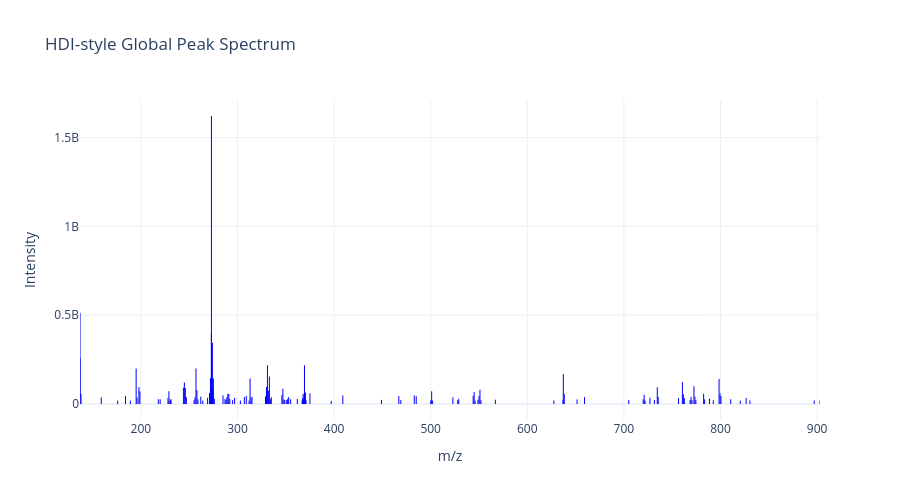

The code cell stored with this chart in its notebook:
### Code cell
# === Parameters ===
input_file = "/Users/amin/Desktop/PhD_Thesis/Code/IMZML Tools/a.h5ad"
output_file = "/Users/amin/Desktop/PhD_Thesis/Code/IMZML Tools/a_hdi_style_1000_0.04_100.h5ad"
method = "top_n"  # Options: "top_n" or "prominence"

# Common Parameters
smoothing_sigma = 1.5
da_tolerance = 0.04

# Method-specific
top_n = 1000
prominence = 0.001

intensity_threshold = 0
min_da=0.00

# === Load and Process ===
adata = sc.read_h5ad(input_file)
print(f"Loaded AnnData from: {input_file}")

"""X = adata.X
X = X.toarray() if hasattr(X, "toarray") else X
row_sums = X.sum(axis=1, keepdims=True)
row_sums[row_sums == 0] = 1  # avoid division by zero
X_norm = X / row_sums

mz_axis, global_spec = create_global_spectrum(X_norm, adata.var_names.astype(float).values)"""


mz_axis, global_spec = create_global_spectrum_avg(adata.X, adata.var_names.astype(float).values)



"""
mz_axis, global_spec = create_global_spectrum(adata.X, adata.var_names.astype(float).values)"""
"""
import plotly.graph_objects as go

fig = go.Figure()

for mz, intensity in zip(mz_axis, global_spec):
    fig.add_trace(go.Scatter(
        x=[mz, mz],
        y=[0, intensity],
        mode='lines',
        line=dict(color='blue', width=1),
        showlegend=False
    ))

fig.update_layout(
    title='HDI-style Global Peak Spectrum',
    xaxis_title='m/z',
    yaxis_title='Intensity',
    template='plotly_white',
    height=500
)

fig.show()
"""
# === Peak Detection Switch ===
"""if method == "top_n":
    global_peaks, intensities = detect_top_n_global_peaks(
    mz_axis, global_spec, top_n=top_n, smoothing_sigma=smoothing_sigma, min_da=min_da
    )

elif method == "prominence":
    global_peaks = detect_prominence_peaks(
        mz_axis, global_spec, min_prominence=prominence, smoothing_sigma=smoothing_sigma
    )
    intensities = np.interp(global_peaks, mz_axis, gaussian_filter1d(global_spec, sigma=smoothing_sigma))
else:
    raise ValueError("Unknown method. Use 'top_n' or 'prominence'.")
"""
#peak_mz, peak_intensities = detect_prominence_peaks(mz_axis, global_spec, min_prominence=prominence, smoothing_sigma=smoothing_sigma)
peak_mz, peak_intensities = detect_hdi_style_peaks(mz_axis, global_spec, 
                                                    window_length=9, polyorder=2, 
                                                    min_prominence=0.01, top_n=None,
                                                    mz_tolerance=0.04, 
                                                    save_path="first_top_peaks_0100_040_sum.txt")



print(f'Number of peaks: {len(peak_mz)}')
top_n = 1000
sorted_indices = np.argsort(peak_intensities)[::-1][:top_n]
global_peaks = peak_mz[sorted_indices]
intensities = peak_intensities[sorted_indices]

import plotly.graph_objects as go

fig = go.Figure()

for mz, intensity in zip(global_peaks, intensities):
    fig.add_trace(go.Scatter(
        x=[mz, mz],
        y=[0, intensity],
        mode='lines',
        line=dict(color='blue', width=1),
        showlegend=False
    ))

fig.update_layout(
    title='HDI-style Global Peak Spectrum',
    xaxis_title='m/z',
    yaxis_title='Intensity',
    template='plotly_white',
    height=500
)

fig.show()
# === Filter by intensity threshold ===
mask = intensities >= intensity_threshold
global_peaks = global_peaks[mask]
intensities = intensities[mask]

print(f"Remaining peaks after intensity filtering (>{intensity_threshold}): {len(global_peaks)}")

# === Extract and Save ===
adata_hdi = extract_intensity_within_tolerance(adata, global_peaks, da_tolerance=da_tolerance)
adata_hdi.write(output_file)

print(f"Saved HDI-style AnnData to: {output_file}")
print(f"Number of top peaks detected: {len(global_peaks)}")
print("Some example peaks:", global_peaks[:10])

### Figure 1 — Plotly figure (JSON) as saved in the notebook; plotly's stock layout.template omitted (floating-point values rounded to 4 significant figures)
{"data": [{"line": {"color": "blue", "width": 1}, "mode": "lines", "showlegend": false, "type": "scatter", "x": [273.0, 273.0], "y": [0, 1621000000.0]}, {"line": {"color": "blue", "width": 1}, "mode": "lines", "showlegend": false, "type": "scatter", "x": [137.0, 137.0], "y": [0, 513200000.0]}, {"line": {"color": "blue", "width": 1}, "mode": "lines", "showlegend": false, "type": "scatter", "x": [273.0, 273.0], "y": [0, 394400000.0]}, {"line": {"color": "blue", "width": 1}, "mode": "lines", "showlegend": false, "type": "scatter", "x": [274.0, 274.0], "y": [0, 345200000.0]}, {"line": {"color": "blue", "width": 1}, "mode": "lines", "showlegend": false, "type": "scatter", "x": [137.0, 137.0], "y": [0, 258800000.0]}, {"line": {"color": "blue", "width": 1}, "mode": "lines", "showlegend": false, "type": "scatter", "x": [331.0, 331.0], "y": [0, 218400000.0]}, {"line": {"color": "blue", "width": 1}, "mode": "lines", "showlegend": false, "type": "scatter", "x": [369.4, 369.4], "y": [0, 218300000.0]}, {"line": {"color": "blue", "width": 1}, "mode": "lines", "showlegend": false, "type": "scatter", "x": [273.2, 273.2], "y": [0, 209200000.0]}, {"line": {"color": "blue", "width": 1}, "mode": "lines", "showlegend": false, "type": "scatter", "x": [257.0, 257.0], "y": [0, 200300000.0]}, {"line": {"color": "blue", "width": 1}, "mode": "lines", "showlegend": false, "type": "scatter", "x": [195.1, 195.1], "y": [0, 199400000.0]}, {"line": {"color": "blue", "width": 1}, "mode": "lines", "showlegend": false, "type": "scatter", "x": [637.3, 637.3], "y": [0, 168200000.0]}, {"line": {"color": "blue", "width": 1}, "mode": "lines", "showlegend": false, "type": "scatter", "x": [333.0, 333.0], "y": [0, 154900000.0]}, {"line": {"color": "blue", "width": 1}, "mode": "lines", "showlegend": false, "type": "scatter", "x": [272.0, 272.0], "y": [0, 145700000.0]}, {"line": {"color": "blue", "width": 1}, "mode": "lines", "showlegend": false, "type": "scatter", "x": [313.0, 313.0], "y": [0, 143900000.0]}, {"line": {"color": "blue", "width": 1}, "mode": "lines", "showlegend": false, "type": "scatter", "x": [275.1, 275.1], "y": [0, 143300000.0]}, {"line": {"color": "blue", "width": 1}, "mode": "lines", "showlegend": false, "type": "scatter", "x": [798.5, 798.5], "y": [0, 141400000.0]}, {"line": {"color": "blue", "width": 1}, "mode": "lines", "showlegend": false, "type": "scatter", "x": [760.6, 760.6], "y": [0, 123100000.0]}, {"line": {"color": "blue", "width": 1}, "mode": "lines", "showlegend": false, "type": "scatter", "x": [245.0, 245.0], "y": [0, 121200000.0]}, {"line": {"color": "blue", "width": 1}, "mode": "lines", "showlegend": false, "type": "scatter", "x": [772.5, 772.5], "y": [0, 99480000.0]}, {"line": {"color": "blue", "width": 1}, "mode": "lines", "showlegend": false, "type": "scatter", "x": [330.0, 330.0], "y": [0, 95780000.0]}, {"line": {"color": "blue", "width": 1}, "mode": "lines", "showlegend": false, "type": "scatter", "x": [198.0, 198.0], "y": [0, 95050000.0]}, {"line": {"color": "blue", "width": 1}, "mode": "lines", "showlegend": false, "type": "scatter", "x": [734.6, 734.6], "y": [0, 94450000.0]}, {"line": {"color": "blue", "width": 1}, "mode": "lines", "showlegend": false, "type": "scatter", "x": [244.0, 244.0], "y": [0, 91720000.0]}, {"line": {"color": "blue", "width": 1}, "mode": "lines", "showlegend": false, "type": "scatter", "x": [246.1, 246.1], "y": [0, 90060000.0]}, {"line": {"color": "blue", "width": 1}, "mode": "lines", "showlegend": false, "type": "scatter", "x": [274.3, 274.3], "y": [0, 86030000.0]}, {"line": {"color": "blue", "width": 1}, "mode": "lines", "showlegend": false, "type": "scatter", "x": [347.0, 347.0], "y": [0, 85290000.0]}, {"line": {"color": "blue", "width": 1}, "mode": "lines", "showlegend": false, "type": "scatter", "x": [551.0, 551.0], "y": [0, 80210000.0]}, {"line": {"color": "blue", "width": 1}, "mode": "lines", "showlegend": false, "type": "scatter", "x": [258.0, 258.0], "y": [0, 78220000.0]}, {"line": {"color": "blue", "width": 1}, "mode": "lines", "showlegend": false, "type": "scatter", "x": [332.0, 332.0], "y": [0, 75040000.0]}, {"line": {"color": "blue", "width": 1}, "mode": "lines", "showlegend": false, "type": "scatter", "x": [501.0, 501.0], "y": [0, 71850000.0]}, {"line": {"color": "blue", "width": 1}, "mode": "lines", "showlegend": false, "type": "scatter", "x": [229.0, 229.0], "y": [0, 71660000.0]}, {"line": {"color": "blue", "width": 1}, "mode": "lines", "showlegend": false, "type": "scatter", "x": [199.0, 199.0], "y": [0, 70840000.0]}, {"line": {"color": "blue", "width": 1}, "mode": "lines", "showlegend": false, "type": "scatter", "x": [545.0, 545.0], "y": [0, 67730000.0]}, {"line": {"color": "blue", "width": 1}, "mode": "lines", "showlegend": false, "type": "scatter", "x": [370.4, 370.4], "y": [0, 64090000.0]}, {"line": {"color": "blue", "width": 1}, "mode": "lines", "showlegend": false, "type": "scatter", "x": [271.0, 271.0], "y": [0, 62160000.0]}, {"line": {"color": "blue", "width": 1}, "mode": "lines", "showlegend": false, "type": "scatter", "x": [369.0, 369.0], "y": [0, 60730000.0]}, {"line": {"color": "blue", "width": 1}, "mode": "lines", "showlegend": false, "type": "scatter", "x": [375.0, 375.0], "y": [0, 59990000.0]}, {"line": {"color": "blue", "width": 1}, "mode": "lines", "showlegend": false, "type": "scatter", "x": [799.6, 799.6], "y": [0, 59960000.0]}, {"line": {"color": "blue", "width": 1}, "mode": "lines", "showlegend": false, "type": "scatter", "x": [782.6, 782.6], "y": [0, 57880000.0]}, {"line": {"color": "blue", "width": 1}, "mode": "lines", "showlegend": false, "type": "scatter", "x": [138.0, 138.0], "y": [0, 57640000.0]}, {"line": {"color": "blue", "width": 1}, "mode": "lines", "showlegend": false, "type": "scatter", "x": [291.0, 291.0], "y": [0, 57260000.0]}, {"line": {"color": "blue", "width": 1}, "mode": "lines", "showlegend": false, "type": "scatter", "x": [290.0, 290.0], "y": [0, 57050000.0]}, {"line": {"color": "blue", "width": 1}, "mode": "lines", "showlegend": false, "type": "scatter", "x": [638.3, 638.3], "y": [0, 56450000.0]}, {"line": {"color": "blue", "width": 1}, "mode": "lines", "showlegend": false, "type": "scatter", "x": [761.6, 761.6], "y": [0, 53950000.0]}, {"line": {"color": "blue", "width": 1}, "mode": "lines", "showlegend": false, "type": "scatter", "x": [368.0, 368.0], "y": [0, 53820000.0]}, {"line": {"color": "blue", "width": 1}, "mode": "lines", "showlegend": false, "type": "scatter", "x": [721.0, 721.0], "y": [0, 51520000.0]}, {"line": {"color": "blue", "width": 1}, "mode": "lines", "showlegend": false, "type": "scatter", "x": [346.0, 346.0], "y": [0, 49980000.0]}, {"line": {"color": "blue", "width": 1}, "mode": "lines", "showlegend": false, "type": "scatter", "x": [483.0, 483.0], "y": [0, 48530000.0]}, {"line": {"color": "blue", "width": 1}, "mode": "lines", "showlegend": false, "type": "scatter", "x": [285.0, 285.0], "y": [0, 48520000.0]}, {"line": {"color": "blue", "width": 1}, "mode": "lines", "showlegend": false, "type": "scatter", "x": [409.1, 409.1], "y": [0, 48060000.0]}, {"line": {"color": "blue", "width": 1}, "mode": "lines", "showlegend": false, "type": "scatter", "x": [544.0, 544.0], "y": [0, 46640000.0]}, {"line": {"color": "blue", "width": 1}, "mode": "lines", "showlegend": false, "type": "scatter", "x": [184.1, 184.1], "y": [0, 45600000.0]}, {"line": {"color": "blue", "width": 1}, "mode": "lines", "showlegend": false, "type": "scatter", "x": [467.0, 467.0], "y": [0, 44840000.0]}, {"line": {"color": "blue", "width": 1}, "mode": "lines", "showlegend": false, "type": "scatter", "x": [309.1, 309.1], "y": [0, 44660000.0]}, {"line": {"color": "blue", "width": 1}, "mode": "lines", "showlegend": false, "type": "scatter", "x": [550.0, 550.0], "y": [0, 44620000.0]}, {"line": {"color": "blue", "width": 1}, "mode": "lines", "showlegend": false, "type": "scatter", "x": [800.6, 800.6], "y": [0, 44560000.0]}, {"line": {"color": "blue", "width": 1}, "mode": "lines", "showlegend": false, "type": "scatter", "x": [485.1, 485.1], "y": [0, 43840000.0]}, {"line": {"color": "blue", "width": 1}, "mode": "lines", "showlegend": false, "type": "scatter", "x": [329.0, 329.0], "y": [0, 42430000.0]}, {"line": {"color": "blue", "width": 1}, "mode": "lines", "showlegend": false, "type": "scatter", "x": [773.5, 773.5], "y": [0, 41480000.0]}, {"line": {"color": "blue", "width": 1}, "mode": "lines", "showlegend": false, "type": "scatter", "x": [262.0, 262.0], "y": [0, 41290000.0]}, {"line": {"color": "blue", "width": 1}, "mode": "lines", "showlegend": false, "type": "scatter", "x": [315.0, 315.0], "y": [0, 40770000.0]}, {"line": {"color": "blue", "width": 1}, "mode": "lines", "showlegend": false, "type": "scatter", "x": [769.6, 769.6], "y": [0, 40150000.0]}, {"line": {"color": "blue", "width": 1}, "mode": "lines", "showlegend": false, "type": "scatter", "x": [735.6, 735.6], "y": [0, 40090000.0]}, {"line": {"color": "blue", "width": 1}, "mode": "lines", "showlegend": false, "type": "scatter", "x": [353.0, 353.0], "y": [0, 39020000.0]}, {"line": {"color": "blue", "width": 1}, "mode": "lines", "showlegend": false, "type": "scatter", "x": [247.1, 247.1], "y": [0, 38920000.0]}, {"line": {"color": "blue", "width": 1}, "mode": "lines", "showlegend": false, "type": "scatter", "x": [307.1, 307.1], "y": [0, 38770000.0]}, {"line": {"color": "blue", "width": 1}, "mode": "lines", "showlegend": false, "type": "scatter", "x": [659.3, 659.3], "y": [0, 38530000.0]}, {"line": {"color": "blue", "width": 1}, "mode": "lines", "showlegend": false, "type": "scatter", "x": [289.0, 289.0], "y": [0, 38390000.0]}, {"line": {"color": "blue", "width": 1}, "mode": "lines", "showlegend": false, "type": "scatter", "x": [335.0, 335.0], "y": [0, 38160000.0]}, {"line": {"color": "blue", "width": 1}, "mode": "lines", "showlegend": false, "type": "scatter", "x": [523.0, 523.0], "y": [0, 38000000.0]}, {"line": {"color": "blue", "width": 1}, "mode": "lines", "showlegend": false, "type": "scatter", "x": [256.0, 256.0], "y": [0, 37700000.0]}, {"line": {"color": "blue", "width": 1}, "mode": "lines", "showlegend": false, "type": "scatter", "x": [159.0, 159.0], "y": [0, 36560000.0]}, {"line": {"color": "blue", "width": 1}, "mode": "lines", "showlegend": false, "type": "scatter", "x": [196.1, 196.1], "y": [0, 36360000.0]}, {"line": {"color": "blue", "width": 1}, "mode": "lines", "showlegend": false, "type": "scatter", "x": [297.0, 297.0], "y": [0, 35110000.0]}, {"line": {"color": "blue", "width": 1}, "mode": "lines", "showlegend": false, "type": "scatter", "x": [269.1, 269.1], "y": [0, 34660000.0]}, {"line": {"color": "blue", "width": 1}, "mode": "lines", "showlegend": false, "type": "scatter", "x": [727.0, 727.0], "y": [0, 34510000.0]}, {"line": {"color": "blue", "width": 1}, "mode": "lines", "showlegend": false, "type": "scatter", "x": [826.6, 826.6], "y": [0, 34430000.0]}, {"line": {"color": "blue", "width": 1}, "mode": "lines", "showlegend": false, "type": "scatter", "x": [228.0, 228.0], "y": [0, 34140000.0]}, {"line": {"color": "blue", "width": 1}, "mode": "lines", "showlegend": false, "type": "scatter", "x": [314.0, 314.0], "y": [0, 34010000.0]}, {"line": {"color": "blue", "width": 1}, "mode": "lines", "showlegend": false, "type": "scatter", "x": [756.6, 756.6], "y": [0, 33540000.0]}, {"line": {"color": "blue", "width": 1}, "mode": "lines", "showlegend": false, "type": "scatter", "x": [762.6, 762.6], "y": [0, 32850000.0]}, {"line": {"color": "blue", "width": 1}, "mode": "lines", "showlegend": false, "type": "scatter", "x": [367.3, 367.3], "y": [0, 31470000.0]}, {"line": {"color": "blue", "width": 1}, "mode": "lines", "showlegend": false, "type": "scatter", "x": [276.1, 276.1], "y": [0, 30710000.0]}, {"line": {"color": "blue", "width": 1}, "mode": "lines", "showlegend": false, "type": "scatter", "x": [788.6, 788.6], "y": [0, 30370000.0]}, {"line": {"color": "blue", "width": 1}, "mode": "lines", "showlegend": false, "type": "scatter", "x": [529.0, 529.0], "y": [0, 29220000.0]}, {"line": {"color": "blue", "width": 1}, "mode": "lines", "showlegend": false, "type": "scatter", "x": [362.0, 362.0], "y": [0, 29120000.0]}, {"line": {"color": "blue", "width": 1}, "mode": "lines", "showlegend": false, "type": "scatter", "x": [352.0, 352.0], "y": [0, 29040000.0]}, {"line": {"color": "blue", "width": 1}, "mode": "lines", "showlegend": false, "type": "scatter", "x": [334.0, 334.0], "y": [0, 28400000.0]}, {"line": {"color": "blue", "width": 1}, "mode": "lines", "showlegend": false, "type": "scatter", "x": [292.1, 292.1], "y": [0, 28390000.0]}, {"line": {"color": "blue", "width": 1}, "mode": "lines", "showlegend": false, "type": "scatter", "x": [287.0, 287.0], "y": [0, 28080000.0]}, {"line": {"color": "blue", "width": 1}, "mode": "lines", "showlegend": false, "type": "scatter", "x": [231.1, 231.1], "y": [0, 27640000.0]}, {"line": {"color": "blue", "width": 1}, "mode": "lines", "showlegend": false, "type": "scatter", "x": [720.0, 720.0], "y": [0, 26970000.0]}, {"line": {"color": "blue", "width": 1}, "mode": "lines", "showlegend": false, "type": "scatter", "x": [218.1, 218.1], "y": [0, 26920000.0]}, {"line": {"color": "blue", "width": 1}, "mode": "lines", "showlegend": false, "type": "scatter", "x": [810.6, 810.6], "y": [0, 26610000.0]}, {"line": {"color": "blue", "width": 1}, "mode": "lines", "showlegend": false, "type": "scatter", "x": [355.0, 355.0], "y": [0, 26210000.0]}, {"line": {"color": "blue", "width": 1}, "mode": "lines", "showlegend": false, "type": "scatter", "x": [259.1, 259.1], "y": [0, 26160000.0]}, {"line": {"color": "blue", "width": 1}, "mode": "lines", "showlegend": false, "type": "scatter", "x": [783.6, 783.6], "y": [0, 26070000.0]}, {"line": {"color": "blue", "width": 1}, "mode": "lines", "showlegend": false, "type": "scatter", "x": [220.0, 220.0], "y": [0, 25930000.0]}, {"line": {"color": "blue", "width": 1}, "mode": "lines", "showlegend": false, "type": "scatter", "x": [651.5, 651.5], "y": [0, 25670000.0]}, {"line": {"color": "blue", "width": 1}, "mode": "lines", "showlegend": false, "type": "scatter", "x": [348.1, 348.1], "y": [0, 25370000.0]}, {"line": {"color": "blue", "width": 1}, "mode": "lines", "showlegend": false, "type": "scatter", "x": [368.3, 368.3], "y": [0, 24510000.0]}, {"line": {"color": "blue", "width": 1}, "mode": "lines", "showlegend": false, "type": "scatter", "x": [567.0, 567.0], "y": [0, 24270000.0]}, {"line": {"color": "blue", "width": 1}, "mode": "lines", "showlegend": false, "type": "scatter", "x": [549.0, 549.0], "y": [0, 24230000.0]}, {"line": {"color": "blue", "width": 1}, "mode": "lines", "showlegend": false, "type": "scatter", "x": [768.5, 768.5], "y": [0, 23500000.0]}, {"line": {"color": "blue", "width": 1}, "mode": "lines", "showlegend": false, "type": "scatter", "x": [731.6, 731.6], "y": [0, 23380000.0]}, {"line": {"color": "blue", "width": 1}, "mode": "lines", "showlegend": false, "type": "scatter", "x": [449.0, 449.0], "y": [0, 23230000.0]}, {"line": {"color": "blue", "width": 1}, "mode": "lines", "showlegend": false, "type": "scatter", "x": [705.0, 705.0], "y": [0, 22880000.0]}, {"line": {"color": "blue", "width": 1}, "mode": "lines", "showlegend": false, "type": "scatter", "x": [349.0, 349.0], "y": [0, 22790000.0]}, {"line": {"color": "blue", "width": 1}, "mode": "lines", "showlegend": false, "type": "scatter", "x": [637.1, 637.1], "y": [0, 22480000.0]}, {"line": {"color": "blue", "width": 1}, "mode": "lines", "showlegend": false, "type": "scatter", "x": [351.0, 351.0], "y": [0, 22270000.0]}, {"line": {"color": "blue", "width": 1}, "mode": "lines", "showlegend": false, "type": "scatter", "x": [469.1, 469.1], "y": [0, 22000000.0]}, {"line": {"color": "blue", "width": 1}, "mode": "lines", "showlegend": false, "type": "scatter", "x": [288.0, 288.0], "y": [0, 21980000.0]}, {"line": {"color": "blue", "width": 1}, "mode": "lines", "showlegend": false, "type": "scatter", "x": [528.0, 528.0], "y": [0, 21750000.0]}, {"line": {"color": "blue", "width": 1}, "mode": "lines", "showlegend": false, "type": "scatter", "x": [774.5, 774.5], "y": [0, 21720000.0]}, {"line": {"color": "blue", "width": 1}, "mode": "lines", "showlegend": false, "type": "scatter", "x": [295.0, 295.0], "y": [0, 21610000.0]}, {"line": {"color": "blue", "width": 1}, "mode": "lines", "showlegend": false, "type": "scatter", "x": [230.9, 230.9], "y": [0, 21530000.0]}, {"line": {"color": "blue", "width": 1}, "mode": "lines", "showlegend": false, "type": "scatter", "x": [371.0, 371.0], "y": [0, 21510000.0]}, {"line": {"color": "blue", "width": 1}, "mode": "lines", "showlegend": false, "type": "scatter", "x": [255.0, 255.0], "y": [0, 21450000.0]}, {"line": {"color": "blue", "width": 1}, "mode": "lines", "showlegend": false, "type": "scatter", "x": [792.6, 792.6], "y": [0, 21230000.0]}, {"line": {"color": "blue", "width": 1}, "mode": "lines", "showlegend": false, "type": "scatter", "x": [552.0, 552.0], "y": [0, 21090000.0]}, {"line": {"color": "blue", "width": 1}, "mode": "lines", "showlegend": false, "type": "scatter", "x": [770.6, 770.6], "y": [0, 20460000.0]}, {"line": {"color": "blue", "width": 1}, "mode": "lines", "showlegend": false, "type": "scatter", "x": [830.5, 830.5], "y": [0, 20250000.0]}, {"line": {"color": "blue", "width": 1}, "mode": "lines", "showlegend": false, "type": "scatter", "x": [627.5, 627.5], "y": [0, 20010000.0]}, {"line": {"color": "blue", "width": 1}, "mode": "lines", "showlegend": false, "type": "scatter", "x": [367.0, 367.0], "y": [0, 19930000.0]}, {"line": {"color": "blue", "width": 1}, "mode": "lines", "showlegend": false, "type": "scatter", "x": [500.0, 500.0], "y": [0, 19730000.0]}, {"line": {"color": "blue", "width": 1}, "mode": "lines", "showlegend": false, "type": "scatter", "x": [312.0, 312.0], "y": [0, 19680000.0]}, {"line": {"color": "blue", "width": 1}, "mode": "lines", "showlegend": false, "type": "scatter", "x": [903.0, 903.0], "y": [0, 19630000.0]}, {"line": {"color": "blue", "width": 1}, "mode": "lines", "showlegend": false, "type": "scatter", "x": [897.0, 897.0], "y": [0, 19590000.0]}, {"line": {"color": "blue", "width": 1}, "mode": "lines", "showlegend": false, "type": "scatter", "x": [303.0, 303.0], "y": [0, 19500000.0]}, {"line": {"color": "blue", "width": 1}, "mode": "lines", "showlegend": false, "type": "scatter", "x": [502.0, 502.0], "y": [0, 19480000.0]}, {"line": {"color": "blue", "width": 1}, "mode": "lines", "showlegend": false, "type": "scatter", "x": [189.1, 189.1], "y": [0, 19130000.0]}, {"line": {"color": "blue", "width": 1}, "mode": "lines", "showlegend": false, "type": "scatter", "x": [176.0, 176.0], "y": [0, 19040000.0]}, {"line": {"color": "blue", "width": 1}, "mode": "lines", "showlegend": false, "type": "scatter", "x": [820.5, 820.5], "y": [0, 18780000.0]}, {"line": {"color": "blue", "width": 1}, "mode": "lines", "showlegend": false, "type": "scatter", "x": [264.1, 264.1], "y": [0, 18660000.0]}, {"line": {"color": "blue", "width": 1}, "mode": "lines", "showlegend": false, "type": "scatter", "x": [546.0, 546.0], "y": [0, 18620000.0]}, {"line": {"color": "blue", "width": 1}, "mode": "lines", "showlegend": false, "type": "scatter", "x": [722.0, 722.0], "y": [0, 18160000.0]}, {"line": {"color": "blue", "width": 1}, "mode": "lines", "showlegend": false, "type": "scatter", "x": [230.1, 230.1], "y": [0, 17770000.0]}, {"line": {"color": "blue", "width": 1}, "mode": "lines", "showlegend": false, "type": "scatter", "x": [397.0, 397.0], "y": [0, 17290000.0]}], "layout": {"height": 500, "title": {"text": "HDI-style Global Peak Spectrum"}, "xaxis": {"title": {"text": "m/z"}}, "yaxis": {"title": {"text": "Intensity"}}}}
